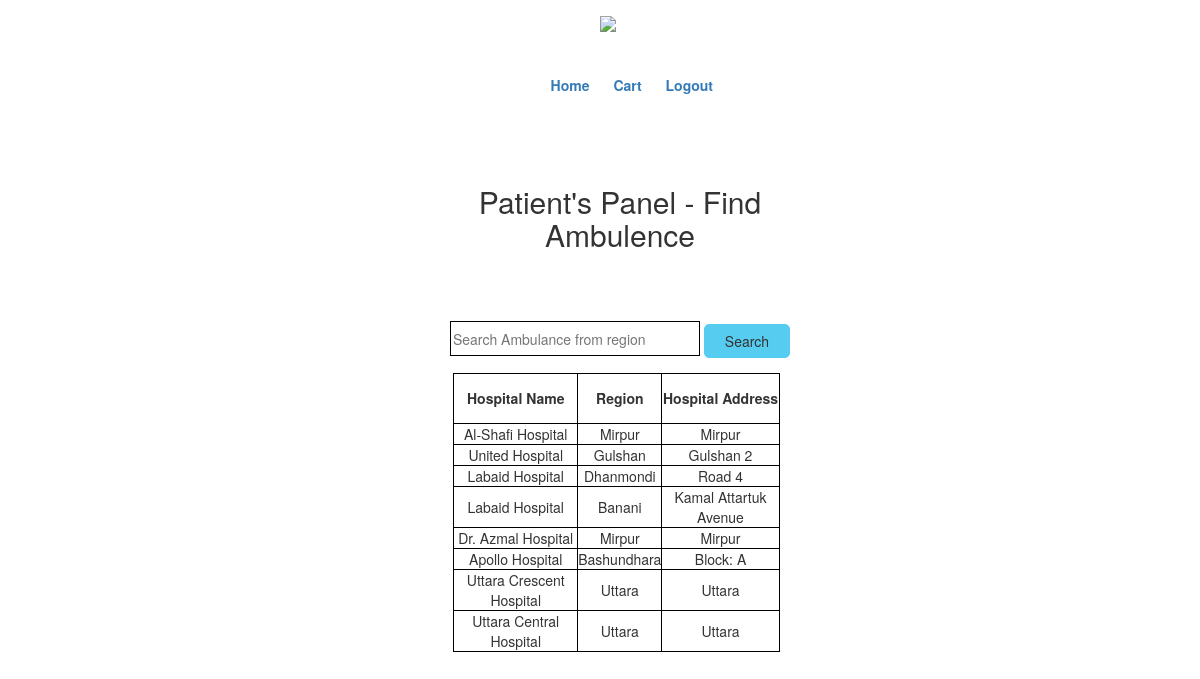
The app's page /cusfindambulence.php, older data.
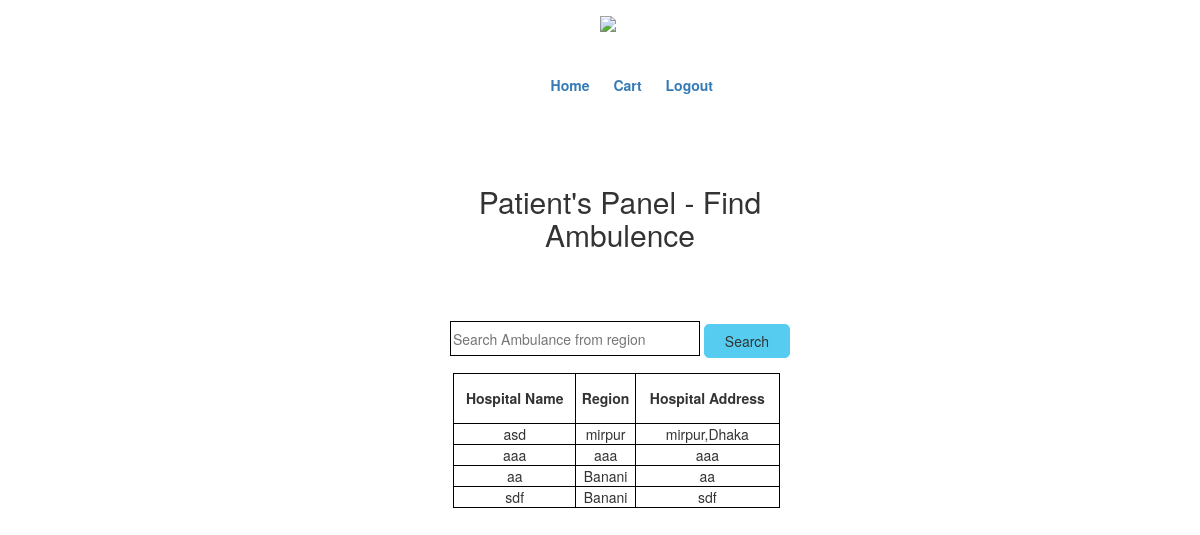
The same page, newer data.
### tables this page shows
CREATE TABLE `ambulance` (
  `amId` int(11) NOT NULL,
  `hospitalAddress` varchar(40) NOT NULL,
  `amRegion` varchar(40) NOT NULL,
  `hospitalName` varchar(40) NOT NULL
);

### cusfindambulence.php (the view, shortened to what this page needs)
<!DOCTYPE html>
<html class="no-js">
<html lang="en-US">
<head>
    <link rel="stylesheet" type="text/css" href="css/font-awesome.min.css" media="all" />
    <link rel="stylesheet" type="text/css" href="css/normalize.css" media="all" />
    <link rel="stylesheet" type="text/css" href="css/bootstrap.css" media="all" />
    <link rel="stylesheet" type="text/css" href="style.css" media="all" />
</head>
<body class="cusfamb">
    <div class="">
        <div class="header-top">
            <div class="container">
                <a href="cupanel.php"><img src="img/client-1295901_960_720.png" style="max-height: 5%;max-width: 5%;margin-left: 50%;opacity:1.0;"></a>
                <div class="menu col-md-5" style="margin-left: 20%;margin-top: 2%">
                    <ul class="list-unstyled list-inline pull-right">
                        <li><a href="cushome.php">Home</a></li>
                        <li><a href="cart/index.php">Cart</a></li>
                        <li><a href="logout.php">Logout</a></li>
                    </ul>
                </div>
            </div>
        </div>
    </div>
    <div class="main-area">
        <div class="">
            <form class="col-md-4 col-sm-offset-4 text-center" style="margin: 2%;text-align: center;margin-left: 35%;padding-top: 2%;padding-bottom: 2%;" method="post" action=cusfindambulence2.php >
                <h2>Patient's Panel - Find Ambulence</h2>
                <br>
                <br>
                <br>
                <div class="form-group center">
                <div class="form-group center">
                    <input style="width:250px;height:35px;background:transparent;border:1px solid black;" type="text" name="search" placeholder="Search Ambulance from region">
                    <button type="submit" style="background:#56CDF0;border:1px solid #56CDF0;padding:6px 20px;border-radius:5px;" class="btn btn-default">Search</button>
                    <br>
                </div>
		<div class="result_table" style="margin-left: 2%;text-align: center">
            <table style="background:white;border:1px solid black;" class="text-center">
                <thead>
                    <tr>
                        <th style="border:1px solid black">Hospital Name</th>
                        <th style="border:1px solid black">Region</th>
                        <th style="border:1px solid black">Hospital Address</th>
                    </tr>
                </thead>
                <tbody>
                    <?php
                          $con=mysqli_connect("localhost","root","");
                        mysqli_select_db($con,'medicineguide');
                        $result = mysqli_query($con,"SELECT * FROM ambulance;") or die("Failed to fetch".mysql_error());
                           if( mysqli_num_rows( $result)==0 ){
                            echo '<tr><td colspan="3">No Rows Returned</td></tr>';
                        }
                        else{
                        while( $row = mysqli_fetch_assoc( $result ) ){
                            echo "<tr><td>{$row['hospitalName']}</td><td>{$row['amRegion']}</td><td>{$row['hospitalAddress']}</td></tr>\n";
                        }
                    }
                ?>
                </tbody>
            </table>
                </div>
            </div>
            </form>
            <br>
    </div>
    </div>
</body>
</html>

Row changes from the older to the newer data that the page shows:
removed ambulance: hospitalName "United Hospital", amRegion "Gulshan", hospitalAddress "Gulshan 2"
removed ambulance: hospitalName "Dr. Azmal Hospital", amRegion "Mirpur", hospitalAddress "Mirpur"
removed ambulance: hospitalName "Apollo Hospital", amRegion "Bashundhara", hospitalAddress "Block: A"
removed ambulance: hospitalName "Uttara Crescent Hospital", amRegion "Uttara", hospitalAddress "Uttara"
removed ambulance: hospitalName "Uttara Central Hospital", amRegion "Uttara", hospitalAddress "Uttara"
changed ambulance: hospitalName "Al-Shafi Hospital" → "asd"; amRegion "Mirpur" → "mirpur"; hospitalAddress "Mirpur" → "mirpur,Dhaka"
added ambulance: hospitalName "aaa", amRegion "aaa", hospitalAddress "aaa"
changed ambulance (number 3 of 4 on the later page): hospitalName "Labaid Hospital" → "aa"; amRegion "Dhanmondi" → "Banani"; hospitalAddress "Road 4" → "aa"
changed ambulance: hospitalName "Labaid Hospital" → "sdf"; hospitalAddress "Kamal Attartuk Avenue" → "sdf"
